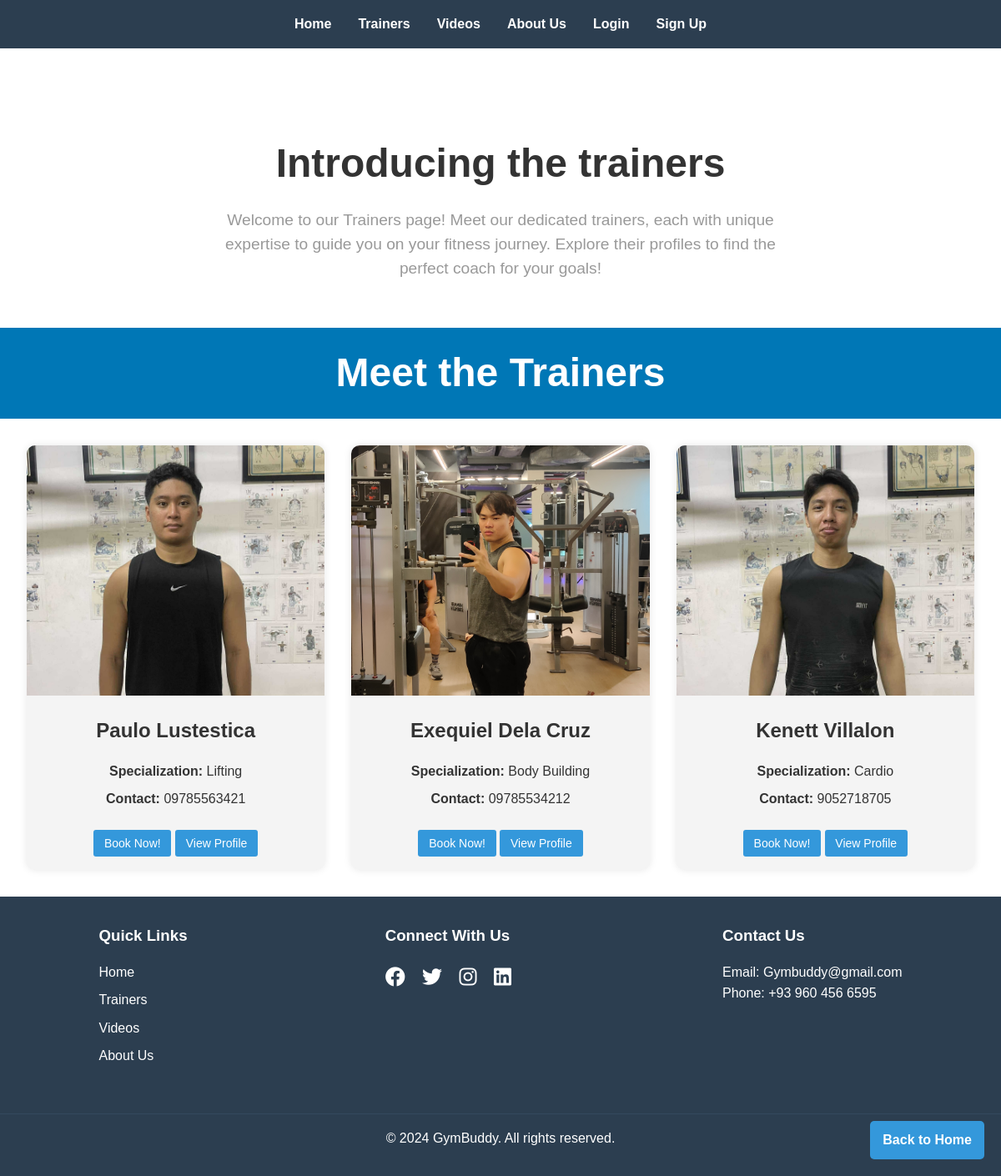
/trainers.php, run on an earlier commit of the app's database.
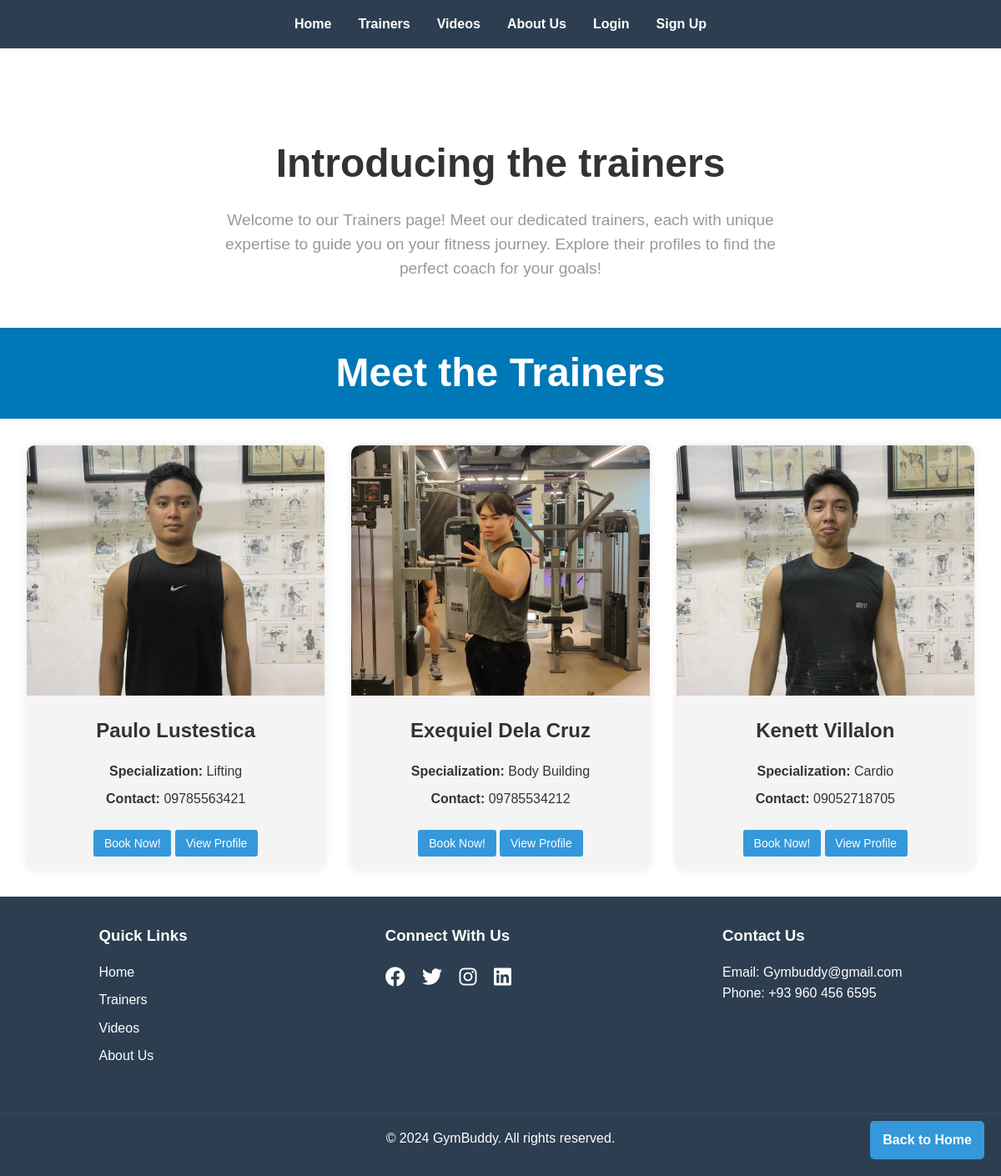
And on a later commit of the database.
### tables this page shows
CREATE TABLE `trainers` (
  `id` int(11) NOT NULL,
  `name` varchar(100) NOT NULL,
  `description` text DEFAULT NULL,
  `contact` varchar(50) DEFAULT NULL,
  `image_url` varchar(255) DEFAULT NULL,
  `specialization` varchar(255) DEFAULT NULL
);

### trainers.php (the view, shortened to what this page needs)
<?php
include 'php/config.php';
$sql = "SELECT * FROM trainers";
$stmt = $pdo->query($sql);
$trainers = $stmt->fetchAll();
?>
<!DOCTYPE html>
<html lang="en">
<head>
    <link rel="stylesheet" href="css/style.css">
    <link rel="stylesheet" href="https://cdnjs.cloudflare.com/ajax/libs/font-awesome/6.1.1/css/all.min.css">
</head>
<body>
    <header>
        <nav>
            <ul>
                <li><a href="index.php">Home</a></li>
                <li><a href="trainers.php">Trainers</a></li>
                <li><a href="videos.php">Videos</a></li>
                <li><a href="about.php">About Us</a></li>
                <?php if(isset($_SESSION['user_id'])): ?>
                    <?php if(isset($_SESSION['user_role']) && $_SESSION['user_role'] === 'admin'): ?>
                        <li><a href="php/admin_dashboard.php">Admin Dashboard</a></li>
                    <?php elseif(isset($_SESSION['user_role']) && $_SESSION['user_role'] === 'trainer'): ?>
                        <li><a href="php/trainer_dashboard.php">Trainer Dashboard</a></li>
                    <?php elseif(isset($_SESSION['user_role']) && $_SESSION['user_role'] === 'user'): ?>
                        <li><a href="php/user_dashboard.php">My Bookings</a></li>
                    <?php endif; ?>
                    <li><a href="php/logout.php">Logout</a></li>
                <?php else: ?>
                    <li><a href="php/login.php">Login</a></li>
                    <li><a href="php/signup.php">Sign Up</a></li>
                <?php endif
?>
            </ul>
        </nav>
    </header>
    <main>
        <section class="about" id="about">
<div class="row">
   <div class="content">
        <h3>Introducing the trainers</h3>
        <p>
            Welcome to our Trainers page! Meet our dedicated trainers, each with unique expertise to guide you on your fitness journey. Explore their profiles to find the perfect coach for your goals!</p>
   </div>
</div>
</section>
<section class="trainers">
<h1 class="heading">Meet the Trainers</h1>
</section>
<div class="trainers-grid">
    <?php foreach ($trainers as $trainer): ?>
        <div class="trainer-card">
            <img src="uploads/<?php echo htmlspecialchars($trainer['image_url']); ?>" alt="<?php echo htmlspecialchars($trainer['name']); ?>">
            <h2><?php echo htmlspecialchars($trainer['name']); ?></h2>
            <p><strong>Specialization:</strong> <?php echo htmlspecialchars($trainer['specialization']); ?></p>
            <p><strong>Contact:</strong> <?php echo htmlspecialchars($trainer['contact']); ?></p>
            <a href="booking.php?trainer_id=<?php echo $trainer['id']; ?>" class="btn book-now">Book Now!</a>
            <a href="trainer_profile.php?trainer_id=<?php echo $trainer['id']; ?>" class="btn book-now">View Profile</a>
        </div>
    <?php endforeach; ?>
</div>
    </main>
    <footer>
        <div class="footer-content">
            <div class="footer-section">
                <h3>Quick Links</h3>
                <ul>
                    <li><a href="index.php">Home</a></li>
                    <li><a href="trainers.php">Trainers</a></li>
                    <li><a href="videos.php">Videos</a></li>
                    <li><a href="about.php">About Us</a></li>
                </ul>
            </div>
            <div class="footer-section">
                <h3>Connect With Us</h3>
                <div class="social-icons">
                    <a href="#"><i class="fab fa-facebook"></i></a>
                    <a href="#"><i class="fab fa-twitter"></i></a>
                    <a href="#"><i class="fab fa-instagram"></i></a>
                    <a href="#"><i class="fab fa-linkedin"></i></a>
                </div>
            </div>
            <div class="footer-section">
                <h3>Contact Us</h3>
                <p>Email: Gymbuddy@gmail.com</p>
                <p>Phone: +93 960 456 6595</p>
            </div>
        </div>
        <div class="footer-bottom">
            <p>&copy; 2024 GymBuddy. All rights reserved.</p>
        </div>
    </footer>
    <a href="index.php" class="back-to-home">Back to Home</a>
</body>
</html>

What changed in the data, as far as the page shows it:
changed trainers "Kenett Villalon": contact "9052718705" → "09052718705"
